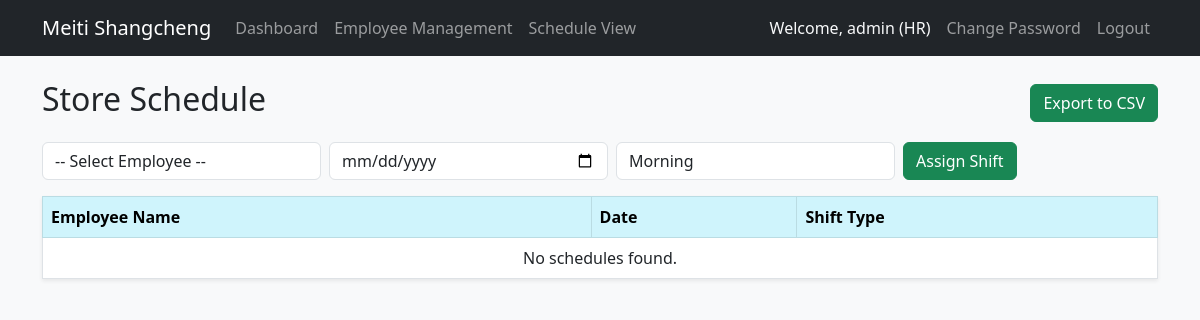
Before: /schedule (signed in) with the older database file.
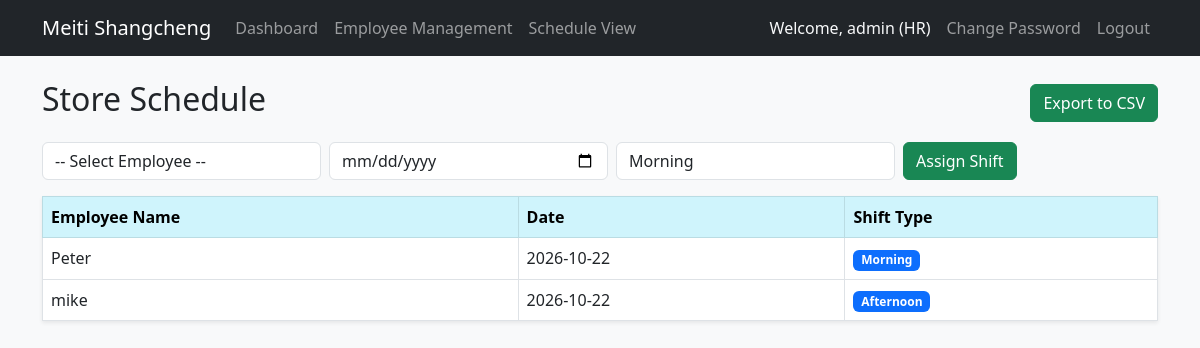
After: the same page with the newer database file.
### tables this page shows
CREATE TABLE schedules (
                            id INTEGER PRIMARY KEY AUTOINCREMENT,
                            employee_id INTEGER,
                            date TEXT,
                            shift_type TEXT);

CREATE TABLE employees (
                            id INTEGER PRIMARY KEY AUTOINCREMENT,
                            name TEXT,
                            department TEXT,
                            hourly_wage REAL);

### app.py (the view)
@app.route('/schedule')
def schedule():
    if 'user_id' not in session:
        return redirect(url_for('login'))
    conn = get_db()
    employees = conn.execute("SELECT * FROM employees").fetchall()
    if session.get('role') == 'Employee':
        current_user = session.get('username')
        schedules = conn.execute('''SELECT s.id, e.name, s.date, s.shift_type
                                    FROM schedules s
                                    JOIN employees e ON s.employee_id = e.id
                                    WHERE e.name = ?''', (current_user,)).fetchall()
    else:
        schedules = conn.execute('''SELECT s.id, e.name, s.date, s.shift_type
                                    FROM schedules s
                                    JOIN employees e ON s.employee_id = e.id''').fetchall()
    conn.close()
    return render_template('schedule.html', schedules=schedules, employees=employees)

### app.py (called while the page is built)
def get_db():
    conn = sqlite3.connect(DATABASE)
    conn.row_factory = sqlite3.Row # 让查询结果可以通过字典方式访问
    return conn

### templates/schedule.html (shortened to what this page needs)
{% extends "base.html" %}
{% block content %}
 <div class="d-flex justify-content-between align-items-center mb-3">
    <h2>Store Schedule</h2>
    <a href="/export_schedule" class="btn btn-success">Export to CSV</a>
</div>
<form action="/add_schedule" method="POST" class="mb-3 d-flex gap-2">
    <select name="employee_id" class="form-control w-25" required>
        <option value="">-- Select Employee --</option>
    </select>
    <input type="date" name="date" required class="form-control w-25">
    <select name="shift_type" class="form-control w-25">
        <option value="Morning">Morning</option>
    </select>
    <button type="submit" class="btn btn-success">Assign Shift</button>
</form>
<table class="table table-bordered bg-white shadow-sm">
    <thead class="table-info">
        <tr>
            <th>Employee Name</th>
            <th>Date</th>
            <th>Shift Type</th>
        </tr>
    </thead>
    <tbody>
        {% for s in schedules %}
        <tr>
            <td>{{ s['name'] }}</td>
            <td>{{ s['date'] }}</td>
            <td><span class="badge bg-primary">{{ s['shift_type'] }}</span></td>
        </tr>
        {% else %}
        <tr>
            <td colspan="3" class="text-center">No schedules found.</td>
        </tr>
        {% endfor %}
    </tbody>
</table>
{% endblock %}

Changed rows visible on the page:
added schedules: name "Peter", date "2026-10-22", shift_type "Morning"
added schedules: name "mike", date "2026-10-22", shift_type "Afternoon"
Other visible differences:
text no longer shown: "No schedules found."
